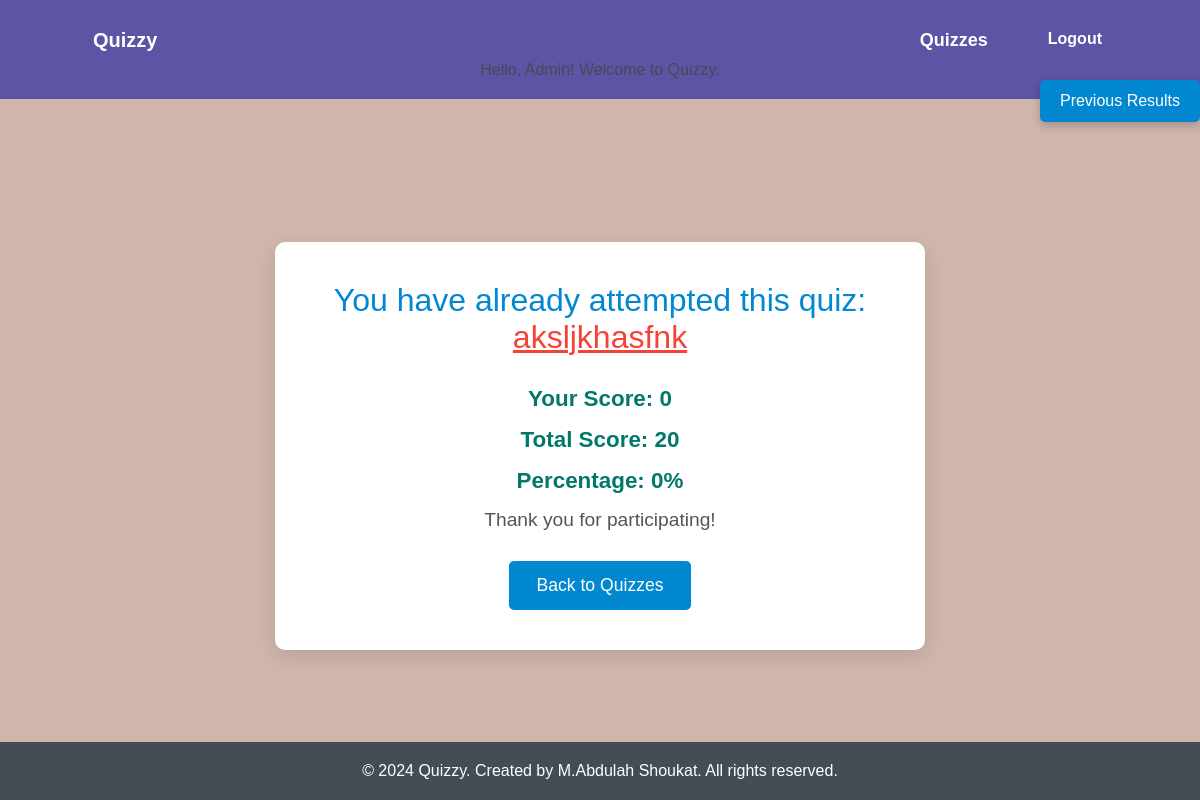
The page /quiz/3/ (signed in) on the database as committed earlier.
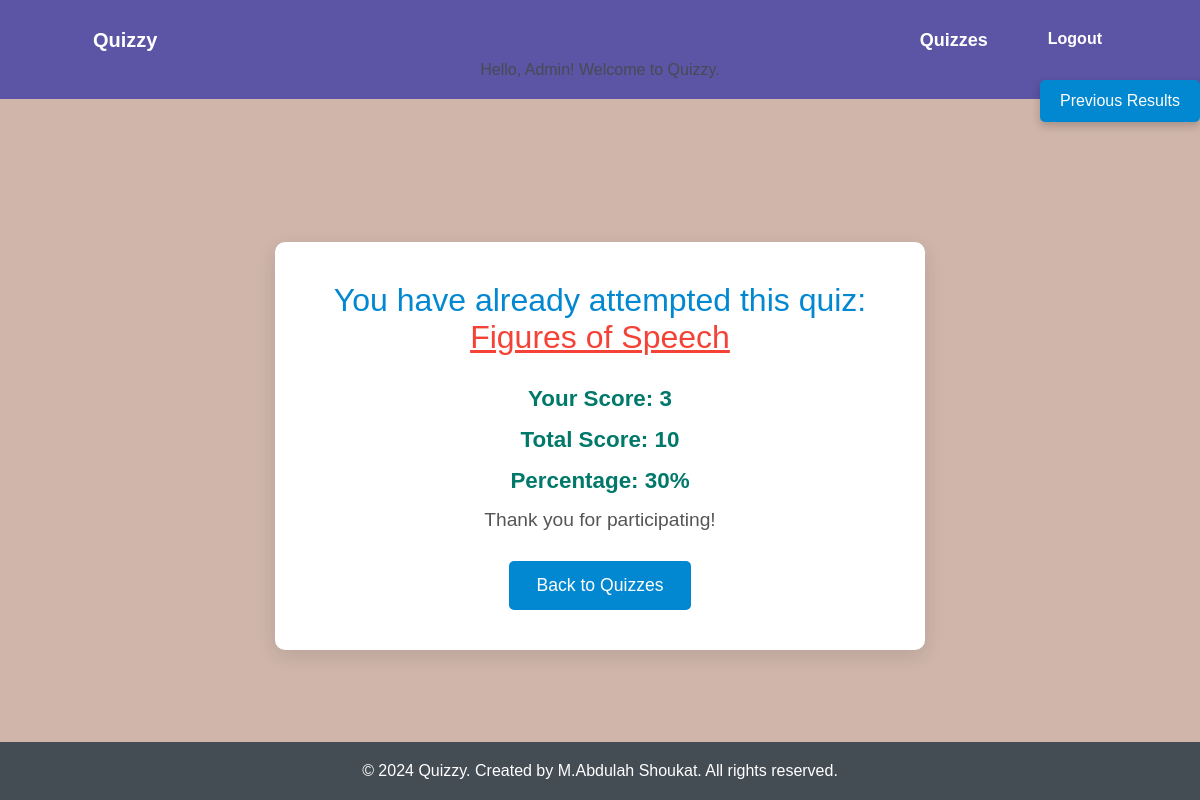
The same page on the database as committed later.
### quizSystem/models.py (models this page shows, shortened)
class quiz(models.Model):
    title = models.CharField(max_length=200)
    description = models.TextField()
    created_at = models.DateTimeField(auto_now_add=True)
    updated_at = models.DateTimeField(auto_now=True)

### quizSystem/views.py (the view, shortened to what this page needs)
# urls.py: path('<int:quiz_id>/', views.quiz_detail, name='quiz_detail'),
@login_required
def quiz_detail(request, quiz_id):
    quizz = get_object_or_404(quiz, id=quiz_id)
    questions = quizz.questions.all()  # Use related_name='questions' from the model
    if UserQuizResult.objects.filter(user=request.user, quiz=quizz).exists():
        res = UserQuizResult.objects.filter(user=request.user, quiz=quizz).first()
        score=res.score
        total=res.Total_marks
        percentage= int((score/total)*100)
        return render(request, 'quiz_already_attempted.html', {'quiz': quizz, 'res':res.score, 'total':res.Total_marks, 'percent':percentage })

### templates/quiz_already_attempted.html (shortened to what this page needs)
{% extends "base.html" %}
{% block content %}
<main>
    <div class="result-container">
        <h1 class="result-heading">You have already attempted this quiz: <span class="quiz-title">{{ quiz.title }}</span></h1>
        <p class="result-score">Your Score: <span class="score">{{ res }}</span></p>
        <p class="result-score">Total Score: <span class="score">{{ total }}</span></p>
        <p class="result-score">Percentage: <span class="score">{{ percent }}%</span></p>
        <p class="thank-you">Thank you for participating!</p>
        <a href="{% url 'quiz_list' %}" class="back-to-quizzes">Back to Quizzes</a>
    </div>
</main>
{% endblock %}

Rows that differ between the two databases and show on the page:
changed quiz: title "aksljkhasfnk" → "Figures of Speech"
Other text that changed with them:
{{ res }}: "0" → "3"
{{ total }}: "20" → "10"
{{ percent }}: "0" → "30"
